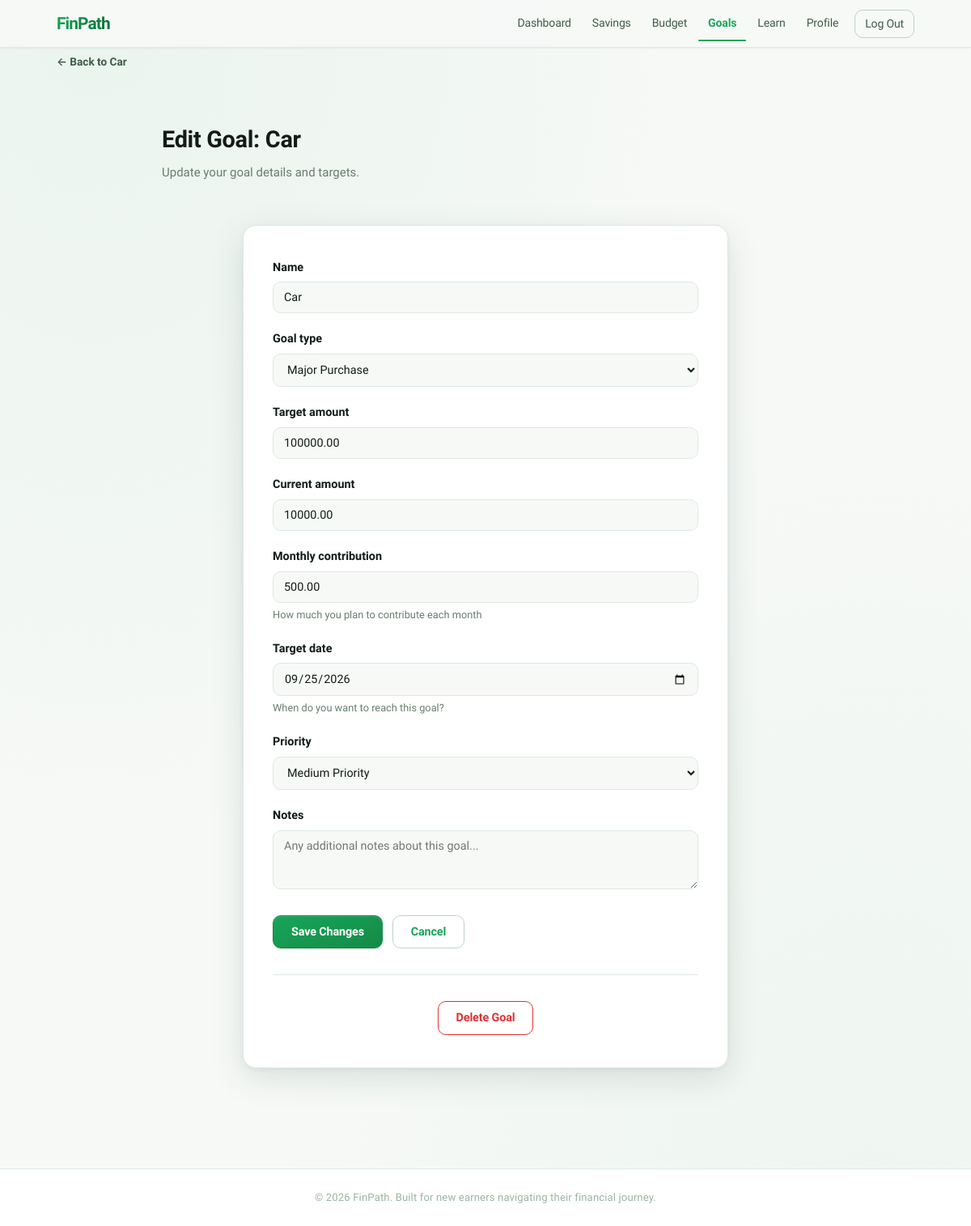
The app's page /goals/1/edit/ (signed in) with its own data.
### goals/models.py (models this page shows, shortened)
class SavingsGoal(models.Model):
    GOAL_TYPE_CHOICES = [
        ('purchase', 'Major Purchase'),
        ('emergency', 'Emergency Fund'),
        ('401k', '401(k) Retirement'),
        ('roth_ira', 'Roth IRA'),
        ('traditional_ira', 'Traditional IRA'),
        ('vacation', 'Vacation/Travel'),
        ('education', 'Education'),
        ('house', 'House Down Payment'),
        ('car', 'Car Purchase'),
        ('debt', 'Debt Payoff'),
        ('custom', 'Custom Goal'),
    ]
    PRIORITY_CHOICES = [
        (1, 'High Priority'),
        (2, 'Medium Priority'),
        (3, 'Low Priority'),
    ]
    user = models.ForeignKey(User, on_delete=models.CASCADE, related_name='savings_goals')
    name = models.CharField(max_length=200)
    goal_type = models.CharField(max_length=20, choices=GOAL_TYPE_CHOICES, default='custom')
    target_amount = models.DecimalField(max_digits=12, decimal_places=2)
    current_amount = models.DecimalField(max_digits=12, decimal_places=2, default=0)
    monthly_contribution = models.DecimalField(max_digits=12, decimal_places=2, default=0,
                                              help_text='How much you plan to contribute each month')
    target_date = models.DateField(null=True, blank=True, help_text='When do you want to reach this goal?')
    priority = models.IntegerField(choices=PRIORITY_CHOICES, default=2)
    is_active = models.BooleanField(default=True)
    notes = models.TextField(blank=True)
    created_at = models.DateTimeField(auto_now_add=True)
    updated_at = models.DateTimeField(auto_now=True)
    class Meta:
        ordering = ['priority', '-created_at']
        verbose_name_plural = 'savings goals'

### goals/views.py (the view)
# urls.py: path('<int:pk>/edit/', views.edit_goal, name='edit_goal'),
@login_required
def edit_goal(request, pk):
    goal = get_object_or_404(SavingsGoal, pk=pk, user=request.user)
    if request.method == 'POST':
        form = SavingsGoalForm(request.POST, instance=goal)
        if form.is_valid():
            form.save()
            messages.success(request, f'Goal "{goal.name}" updated successfully!')
            return redirect('goals_overview')
    else:
        form = SavingsGoalForm(instance=goal)
    return render(request, 'goals/edit_goal.html', {'form': form, 'goal': goal})

### goals/templates/goals/edit_goal.html (shortened to what this page needs)
{% extends 'base.html' %}
{% block content %}
<div class="container">
    <a href="{% url 'goal_detail' goal.pk %}" class="back-link">&#8592; Back to {{ goal.name }}</a>
    <div class="savings-header">
        <h2>Edit Goal: {{ goal.name }}</h2>
        <p>Update your goal details and targets.</p>
    </div>
    <div class="form-card" style="max-width: 600px;">
        <form method="post" novalidate>
            {% for field in form %}
            <div class="form-group">
                <label for="{{ field.id_for_label }}">{{ field.label }}</label>
                {{ field }}
                {% if field.help_text %}
                <small class="form-help">{{ field.help_text }}</small>
                {% endif %}
            </div>
            {% endfor %}
            <div style="margin-top: 24px;">
                <button type="submit" class="btn btn-primary">Save Changes</button>
                <a href="{% url 'goal_detail' goal.pk %}" class="btn btn-outline" style="margin-left: 8px;">Cancel</a>
            </div>
        </form>
        <hr style="margin: 32px 0; border: none; border-top: 1px solid var(--border);">
        <div style="text-align: center;">
            <form method="post" action="{% url 'delete_goal' goal.pk %}" style="display: inline;">
                <button type="submit" class="btn btn-outline" style="color: var(--error); border-color: var(--error);"
                        onclick="return confirm('Are you sure you want to delete this goal? This will also delete all contribution history.')">
                    Delete Goal
                </button>
            </form>
        </div>
    </div>
</div>
{% endblock %}

### static/css/main.css (style rules this page uses)
*, *::before, *::after { margin: 0; padding: 0; box-sizing: border-box; }
:root { --primary: #18a558; --primary-dark: #148a48; --primary-deeper: #0f6b38; --primary-light: #c4f0d4; --primary-muted: #e8f8ee; --primary-glow: rgba(24, 165, 88, 0.16); --bg: #f7f9f7; --bg2: #eff4f0; --surface: #ffffff; --white: #ffffff; --text: #111c16; --text-mid: #3d5c47; --text-light: #677e6f; --text-xlight: #9ab5a2; --border: #dde9e2; --border-strong: #bdd4c6; --success: #18a558; --error: #e03131; --warning: #f59f00; --info: #1c7ed6; --radius: 16px; --radius-sm: 10px; --radius-xs: 6px; --shadow-xs: 0 1px 2px rgba(0,0,0,0.05); --shadow-sm: 0 1px 6px rgba(15, 60, 35, 0.07), 0 1px 2px rgba(0,0,0,0.04); --shadow-md: 0 4px 16px rgba(15, 60, 35, 0.10), 0 1px 4px rgba(0,0,0,0.04); --shadow-lg: 0 12px 40px rgba(15, 60, 35, 0.13), 0 2px 8px rgba(0,0,0,0.05); --shadow-xl: 0 24px 64px rgba(15, 60, 35, 0.16); --transition: 0.2s cubic-bezier(0.4, 0, 0.2, 1); --transition-slow: 0.35s cubic-bezier(0.4, 0, 0.2, 1); }
body { font-family: 'Plus Jakarta Sans', -apple-system, BlinkMacSystemFont, "Segoe UI", sans-serif; background: var(--bg); background-image: radial-gradient(ellipse at 10% 0%, rgba(24, 165, 88, 0.06) 0%, transparent 50%), radial-gradient(ellipse at 90% 100%, rgba(24, 165, 88, 0.04) 0%, transparent 50%); background-attachment: fixed; color: var(--text); line-height: 1.65; min-height: 100vh; display: flex; flex-direction: column; -webkit-font-smoothing: antialiased; -moz-osx-font-smoothing: grayscale; font-size: 15px; }
a { color: var(--primary); text-decoration: none; }
.container { max-width: 1100px; margin: 0 auto; padding: 0 20px; }
.btn { display: inline-flex; align-items: center; justify-content: center; font-family: inherit; font-weight: 600; text-align: center; border: 1.5px solid transparent; padding: 9px 22px; font-size: 0.9rem; border-radius: var(--radius-sm); cursor: pointer; transition: all var(--transition); line-height: 1.5; letter-spacing: -0.01em; white-space: nowrap; }
.btn-primary { background: linear-gradient(160deg, var(--primary) 0%, var(--primary-dark) 100%); color: var(--white); border-color: var(--primary-dark); box-shadow: 0 1px 2px rgba(0,0,0,0.1), inset 0 1px 0 rgba(255,255,255,0.15); }
.btn-outline { background: transparent; color: var(--primary); border-color: var(--border-strong); }
.form-card { background: var(--surface); border-radius: var(--radius); max-width: 460px; margin: 52px auto; padding: 40px 36px; box-shadow: var(--shadow-lg); border: 1px solid var(--border); animation: fadeInUp 0.4s ease both; }
.form-group { margin-bottom: 20px; }
.form-group label { display: block; font-weight: 600; margin-bottom: 6px; font-size: 0.9rem; }
.form-input { width: 100%; padding: 10px 13px; border: 1.5px solid var(--border); border-radius: var(--radius-sm); font-size: 0.9rem; font-family: inherit; font-weight: 500; transition: border-color var(--transition), box-shadow var(--transition), background var(--transition); background: var(--bg); color: var(--text); }
textarea.form-input { resize: vertical; }
select.form-input { appearance: auto; }
.form-help { display: block; color: var(--text-light); font-size: 0.8rem; margin-top: 4px; }
.savings-header { max-width: 800px; margin: 40px auto 32px; }
.savings-header h2 { font-size: 1.8rem; margin-bottom: 4px; letter-spacing: -0.01em; }
.savings-header p { color: var(--text-light); }
.back-link { display: inline-flex; align-items: center; gap: 6px; font-size: 0.85rem; font-weight: 600; color: var(--text-mid); text-decoration: none; margin-bottom: 16px; padding: 6px 0; transition: color 0.15s; }

### records on screen
SavingsGoal: name "Car", form "Car" "Major Purchase" "100000.00" "10000.00" "500.00" "09/25/2026" "Medium Priority"

### other values on screen
{{ field.label }} "Name" "Goal type" "Target amount" "Current amount" "Monthly contribution" "Target date" "Priority" "Notes"
{{ field.help_text }} "How much you plan to contribute each month" "When do you want to reach this goal?"
